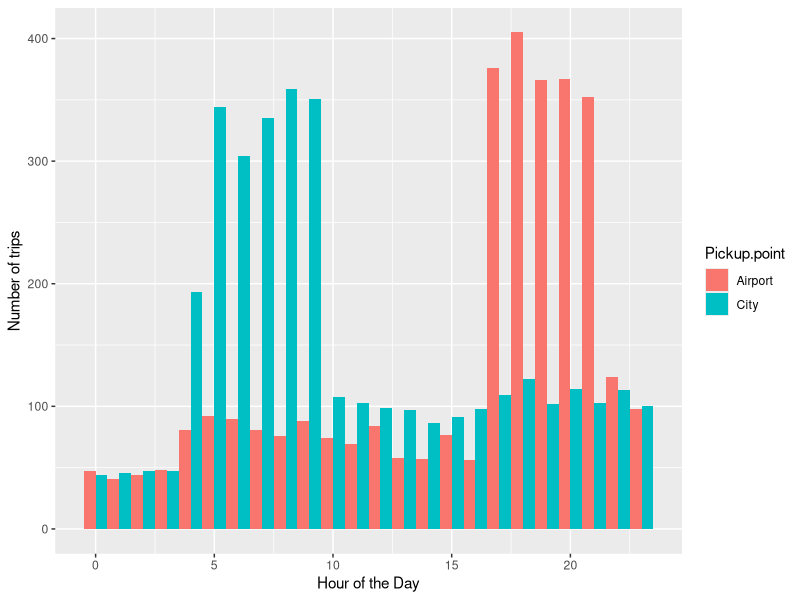
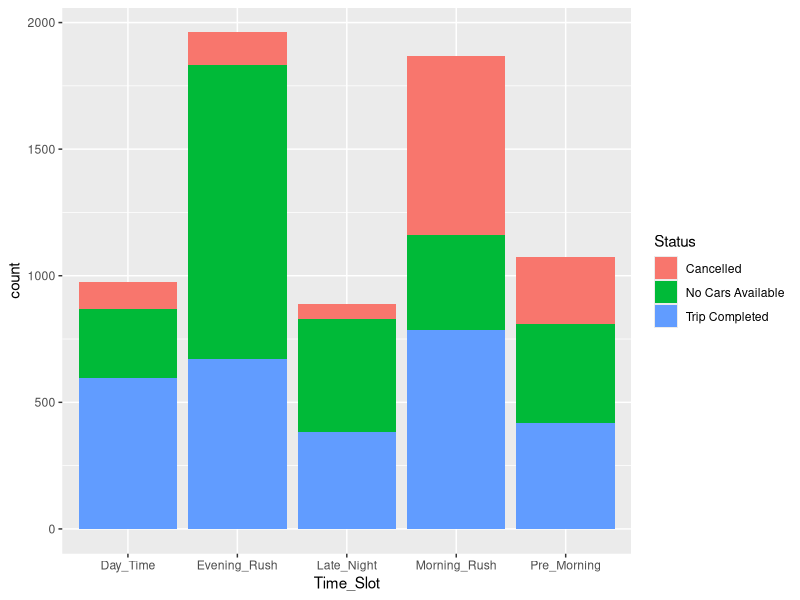
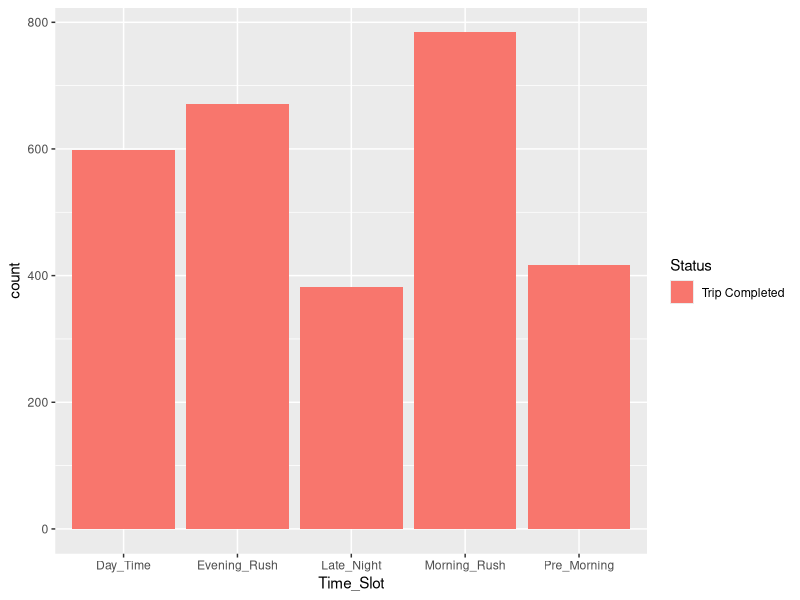
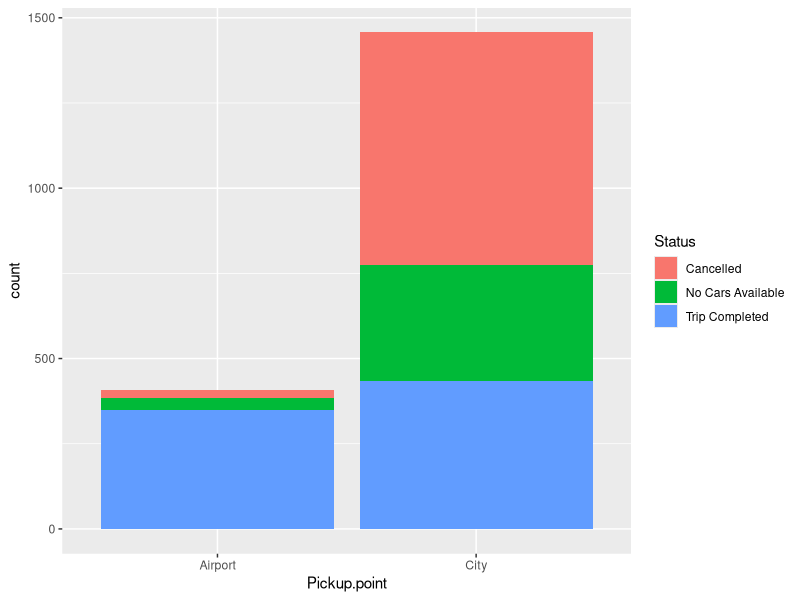
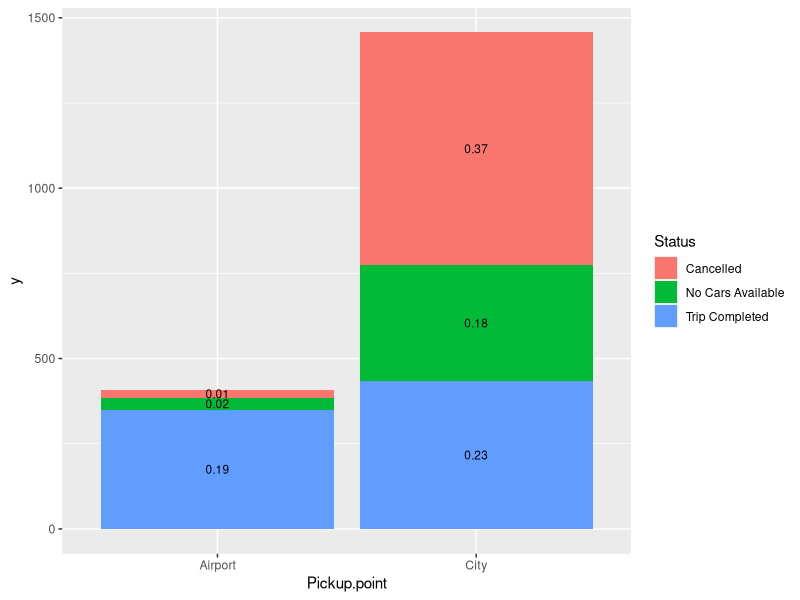
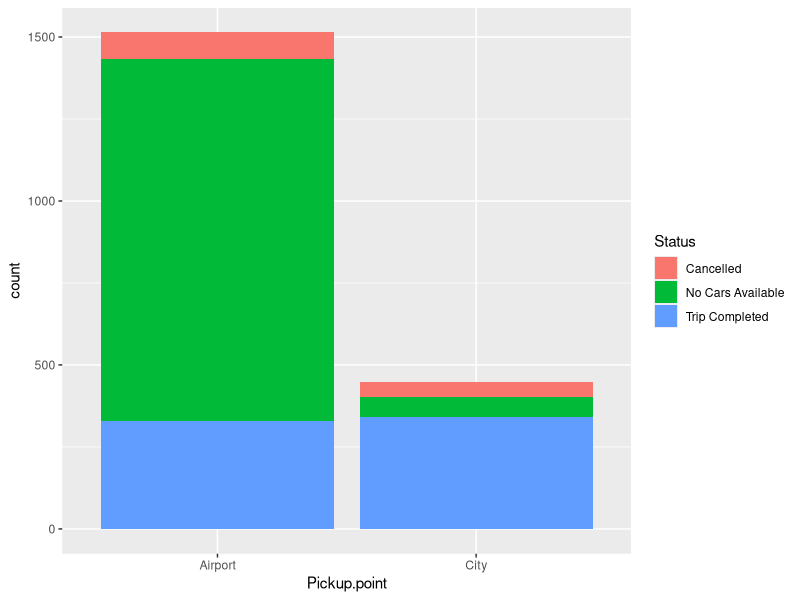
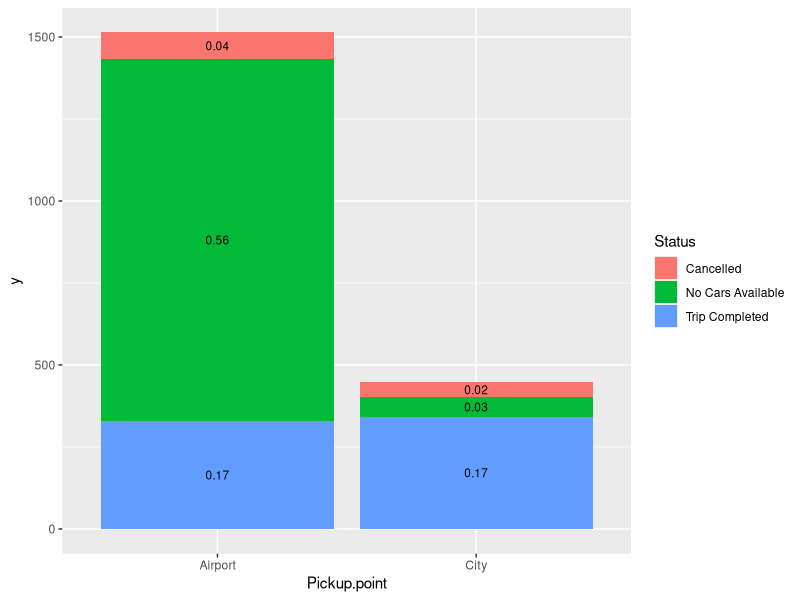

The R source for these figures, in order:
##############################################################################################################
#
#                                                  Uber Case Study
#
##############################################################################################################


master_data <- read.csv("Uber request data.csv", stringsAsFactors = F)
summary(master_data)

# Question 1: Make a grouped bar chart depicting the hour-wise trip request made at city and airport respectively. 
#             You can aggregate the data for all 5 days on the same axis of 24 hours. 
#             Each bar should correspond to an hour and pick-up point (city / airport) should be displayed in two colours?
library(plyr)
library(ggplot2)
library(scales)
#Store hourly data in a separate vector
hourly_data <- as.POSIXct(master_data$Request.time, format="%H")
master_data[, c("hourly.data")] <- as.numeric(format(hourly_data, "%H"))
ggplot(data = master_data, aes(x=master_data$hourly.data, fill=Pickup.point )) + geom_bar(position = "dodge", width = 1) + labs(x= "Hour of the Day", y="Number of trips")
    
            
#Question 2: In the bar chart (question 1), you’ll be able to see 5 major time blocks based on the frequency of requests 
#            made at the city and airport. You have to now divide the request-time into 5 time-slots described below. 
#            Make an additional column “Time_Slot” which takes these 5 categorical values depending on the request time
Time_Slot <- c();
for (x in master_data$hourly.data) {
  if(0<= x && x <= 5){
    Time_Slot <- append(Time_Slot, "Pre_Morning")
  }
  else if(6<= x && x <= 10){
    Time_Slot <- append(Time_Slot, "Morning_Rush")
  }
  else if(11<= x && x <= 16){
    Time_Slot <- append(Time_Slot, "Day_Time")
  }
  else if(17<= x && x <= 20){
    Time_Slot <- append(Time_Slot, "Evening_Rush")
  }
  else if(21<= x && x <= 23){
    Time_Slot <- append(Time_Slot, "Late_Night")
  }
}
master_data[, c("Time_Slot")] <- Time_Slot

#Question 3: Make a stacked bar chart where each bar represents a time slot and the y-axis shows the frequency of requests. 
#            Different proportions of bars should represent the completed, cancelled and no cars available out of the 
#            total customer requests.
ggplot(data = master_data, aes(x=Time_Slot, fill = Status)) + geom_bar()

#counts of the number of trips made during the time slots
trips_completed <-master_data[master_data$Status=="Trip Completed",]
ggplot(data = trips_completed, aes(x=Time_Slot, fill = Status)) + geom_bar()
aggregate(Status~Time_Slot, trips_completed, length)

#Question 4: Visually identify the 2 most pressing problems for Uber, out of the 15 possible scenarios
#
# ANSWER: Two most pressing are problems are as follows
#         1) Large number of cancellations in the morning rush hours  (between 6am to 10 am)
#         2) Not enough cars availabe during evening rush hours (between 17:00 to 20:00 hours)

#Question 5: For the time slot when problem 1 exists, plot a stacked bar chart to find out if the 
#           problem is more severe for pick-up requests made at the airport or the city. 
#           As a next step, you have to determine the number of times this issue exists in that time slot. 
#           Also find the percentage breakup for the total number of issues in this time slot based on the 
#           pick-up point?

ggplot(master_data[which(master_data$Time_Slot=="Morning_Rush"),], aes(x=Pickup.point , fill = Status)) + geom_bar() 
#ANSWER : As can be seen, the number of cancellations occur more in the city. 



#Number of times it cancellations occur during the morning rush hour slot
cancelled_trips <- master_data[master_data$Status=="Cancelled" & master_data$Time_Slot=="Morning_Rush" ,]
cancelled_trips_morning_hours <- count(cancelled_trips$Status) 
#ANSWER: 707 cancellations


#Percentage of cancellations based on pick up point during morning rush hour
#calculate percentage:
p<- ggplot(master_data[which(master_data$Time_Slot=="Morning_Rush"),], aes(x = Pickup.point, fill = Status)) +
    geom_bar()
ggplot_build(p)$data[[1]]

freq = ggplot_build(p)$data[[1]]
freq$y_pos = (freq$ymin + freq$ymax) / 2

p + annotate(x=freq$x, y=freq$y_pos, label=round((freq$count)/(sum(freq$count)),2), geom="text", size=3)

#ggplot(master_data[which(master_data$Time_Slot=="Morning_Rush"),], aes(x = Pickup.point, fill = Status)) +
#  geom_bar(aes(y = (..count..)/sum(..count..))) +
#  geom_text(aes(y = ((..count..)/sum(..count..)), label = scales::percent((..count..)/sum(..count..))), stat = "count", vjust = -7.55) +
#  labs(title = "City vs. Airport Cancellations ", y = "Percent", x = "Pickup point")
#ANSWER : 96.5% of cancellations during the morning rush hours occur in the city between 6 to 10 am
#         Only 3.5% cancellations occur from the airport during the same time period.

#Question 6: Now let’s find out the gap between supply and demand. For this case, 
#            the demand is the number of trip requests made at the city, whereas the supply 
#            is the number of trips completed from city to the airport?

demand <- length(master_data[master_data$Pickup.point=="City" & master_data$Time_Slot=="Morning_Rush",]$Request.id)
supply <- length(master_data[master_data$Pickup.point=="City" & master_data$Time_Slot=="Morning_Rush" & master_data$Status=="Trip Completed",]$Request.id)

# ANSWER: Gap between demand (1457) and supply(434) is 1023

#Question 7: What do you think is the reason for this issue for the supply-demand gap? 
#           (Write the answer in less than 100 words).?
# ANSWER:   Please refer word document attached

#Question 8: 4.	What is your recommendation to Uber
# ANSWER:   Please refer word document attached

##############################
#
#        PROBLEM 2
#
###############################

#Question 1:  	For the time slot when problem 2 exists, plot the stacked bar chart to find out 
#               if the issue is for pick-up request made at the airport or the city. 
#               Just like problem 1:
ggplot(master_data[which(master_data$Time_Slot=="Evening_Rush"),], aes(x=Pickup.point , fill = Status)) + geom_bar() 
#ANSWER : As can be seen, unavailability largely occurs at the airport during evening rush hours

#calculate percentage:
q<- ggplot(master_data[which(master_data$Time_Slot=="Evening_Rush"),], aes(x = Pickup.point, fill = Status)) +
  geom_bar()
ggplot_build(q)$data[[1]]

freq = ggplot_build(q)$data[[1]]
freq$y_pos = (freq$ymin + freq$ymax) / 2
q + annotate(x=freq$x, y=freq$y_pos, label=round((freq$count)/(sum(freq$count)),2), geom="text", size=3)

#Question 2: Now let’s find out the gap between supply and demand. For this case, 
#            the demand is the number of trip requests made at the city, whereas the supply 
#            is the number of trips completed from city to the airport?
demand_evening <- length(master_data[master_data$Pickup.point=="Airport" & master_data$Time_Slot=="Evening_Rush",]$Request.id)
supply_evening <- length(master_data[master_data$Pickup.point=="Airport" & master_data$Time_Slot=="Evening_Rush" & master_data$Status=="Trip Completed",]$Request.id)
#Answer : demand : 1514; supply : 329
